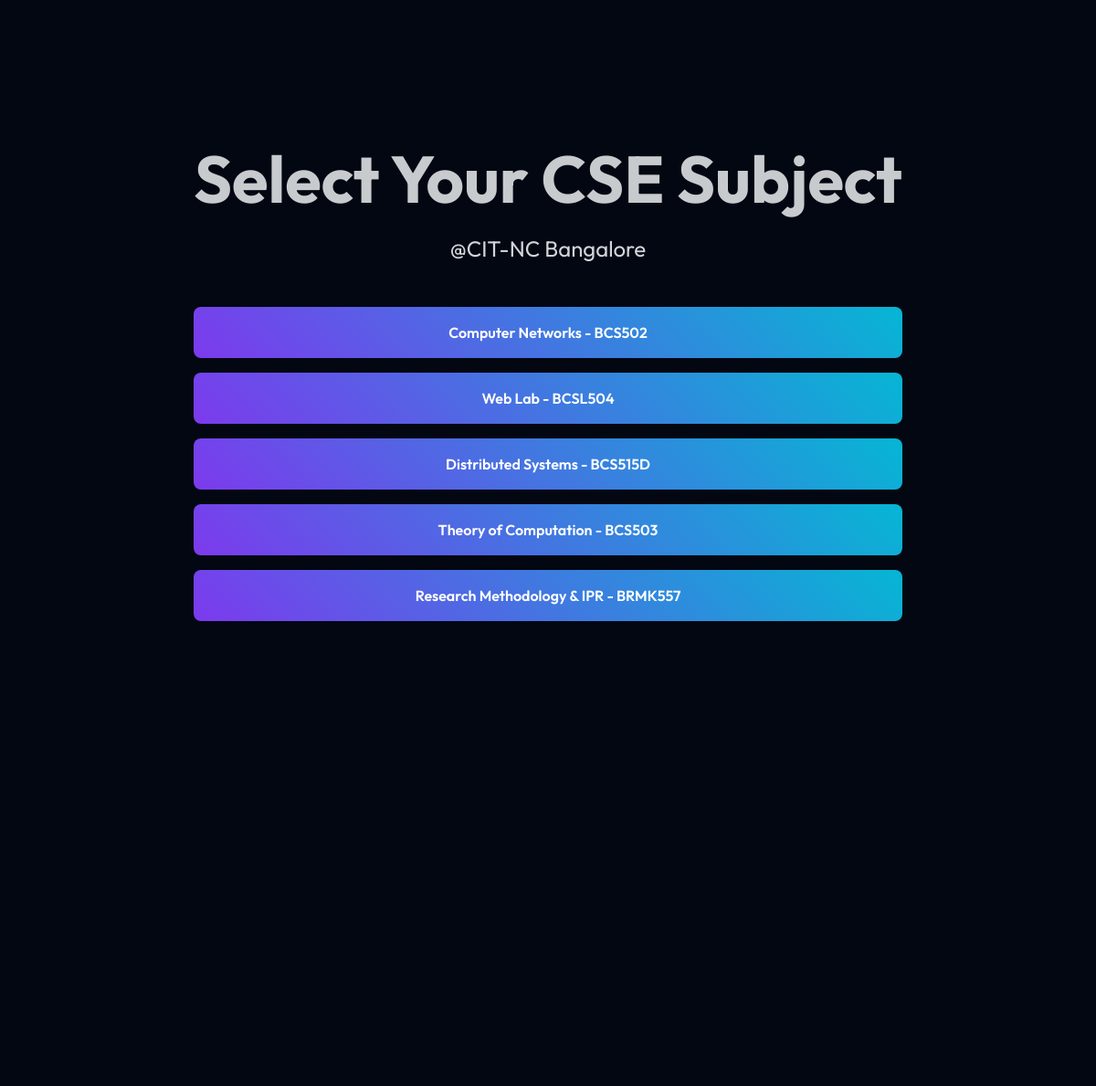
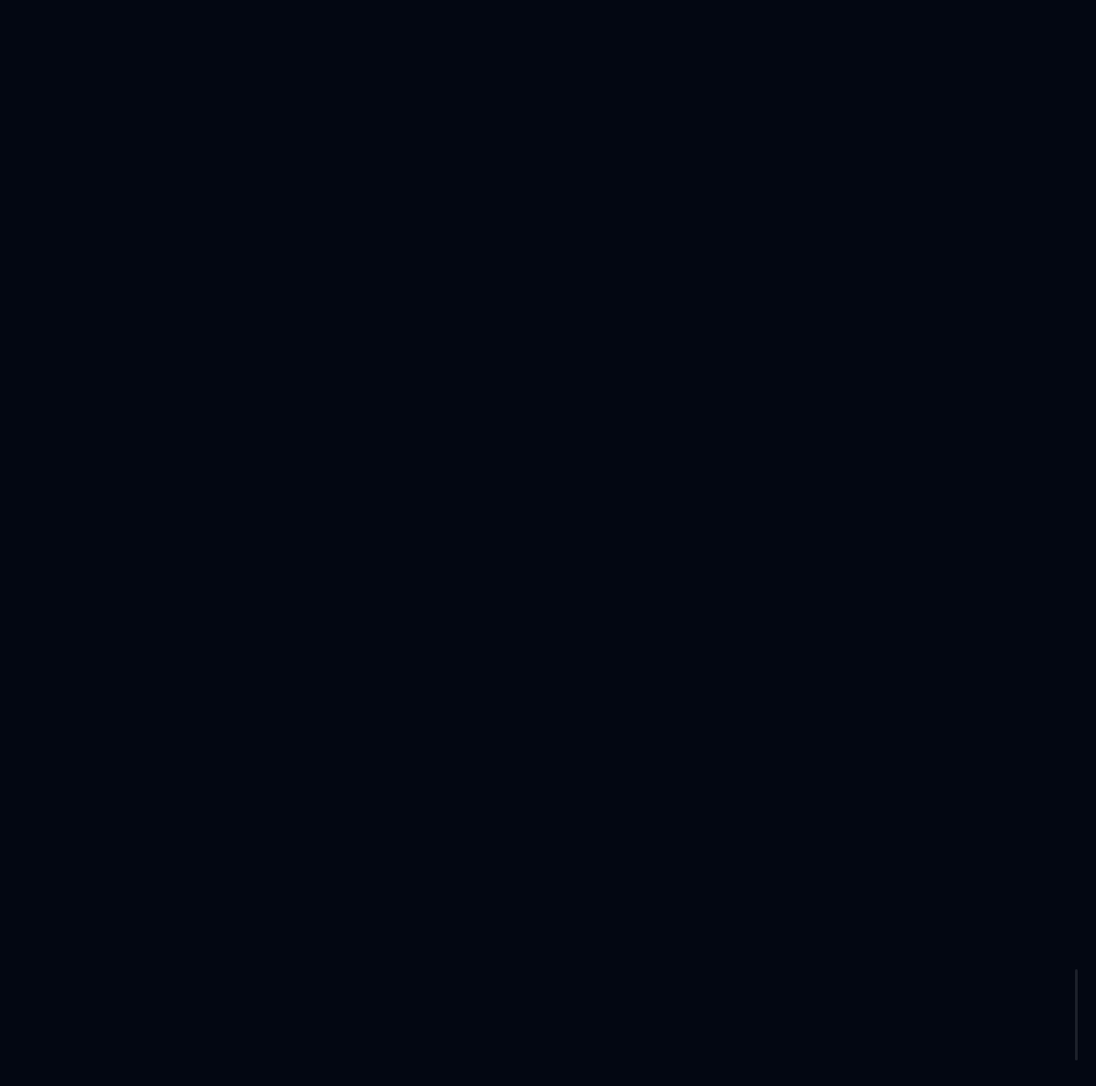
Screenshot of /subjects/1/ with the database file from the repository (2 pictures, top to bottom).
### mainapp/models.py (models this page shows)
class Branch(models.Model):
    name = models.CharField(max_length=50)  # e.g., "CSE"
    semester = models.ForeignKey(Semester, on_delete=models.CASCADE)

class Subject(models.Model):
    name = models.CharField(max_length=100)  # e.g., "Computer Networks"
    subjectcode = models.CharField(max_length=10)  # e.g., "CS  601"
    semester = models.ForeignKey(Semester, on_delete=models.CASCADE)
    branch = models.ForeignKey(Branch, on_delete=models.CASCADE)

### mainapp/views.py (the view)
# urls.py: path('subjects/<int:branch_id>/', views.subject_page, name='subjects'),
def subject_page(request, branch_id):
    branch = get_object_or_404(Branch, id=branch_id)
    subjects = Subject.objects.filter(branch=branch)
    return render(request, 'subjects.html', {'subjects': subjects, 'branch': branch})

### mainapp/templates/subjects.html (shortened to what this page needs)
<!DOCTYPE html>
<html lang="en">
<head>
    <link rel="stylesheet" href="https://cdnjs.cloudflare.com/ajax/libs/font-awesome/6.4.0/css/all.min.css">
    <script src="https://cdn.tailwindcss.com"></script>
    {% load static %}
    <link rel="stylesheet" type="text/css" href="{% static 'mainapp/style.css' %}">
</head>
<body>
    <div id="particles-js"></div>
    <div class="scroll-indicator">
    </div>
    <div class="content">
        <header class="min-h-screen flex flex-col items-center justify-start pt-20 relative overflow-hidden">
            <div id="canvas-container" class="absolute inset-0"></div>
            <div class="text-center z-10 mt-20">
                <h1 class="text-7xl font-bold mb-6 floating" style="opacity: 0.8073;">Select Your {{ branch.name }} Subject</h1>
                <p class="text-2xl text-gray-300 mb-4">@CIT-NC Bangalore</p>
                <div class="mt-12 flex flex-col space-y-4">
                        {% for subject in subjects %}
                        <a href="{% url 'modules' subject.id %}" class="glowing-btn text-center">{{ subject.name }} - {{ subject.subjectcode }}</a>
                        {% endfor %}
                </div>
            </div>
        </header>
    </div>
</body>
</html>

### mainapp/static/mainapp/style.css (style rules this page uses)
:root { --primary: #7c3aed; --secondary: #06b6d4; --accent: #f43f5e; --background: #030712; --card-bg: #1f2937; --text: #f8fafc; }
body { font-family: 'Outfit', sans-serif; background-color: var(--background); color: var(--text); overflow-x: hidden; }
#particles-js { position: fixed; top: 0; left: 0; width: 100%; height: 100%; z-index: 0; }
.content { position: relative; z-index: 1; }
.glowing-btn { position: relative; background: linear-gradient(45deg, var(--primary), var(--secondary)); border-radius: 0.5rem; padding: 1rem 2rem; color: white; font-weight: 600; overflow: hidden; transition: all 0.3s ease; }
.glowing-btn::before { content: ''; position: absolute; top: -2px; left: -2px; right: -2px; bottom: -2px; background: linear-gradient(45deg, var(--primary), var(--secondary), var(--accent)); z-index: -1; border-radius: 0.6rem; filter: blur(10px); opacity: 0; transition: opacity 0.3s ease; }
.scroll-indicator { position: fixed; right: 20px; top: 50%; transform: translateY(-50%); width: 3px; height: 100px; background: rgba(255,255,255,0.1); border-radius: 3px; z-index: 10; }
.floating { animation: float 6s ease-in-out infinite; }

### rows the page displays
Branch: name "CSE"
Subject: name "Computer Networks", subjectcode "BCS502"
Subject: name "Web Lab", subjectcode "BCSL504"
Subject: name "Distributed Systems", subjectcode "BCS515D"
Subject: name "Theory of Computation", subjectcode "BCS503"
Subject: name "Research Methodology & IPR", subjectcode "BRMK557"
